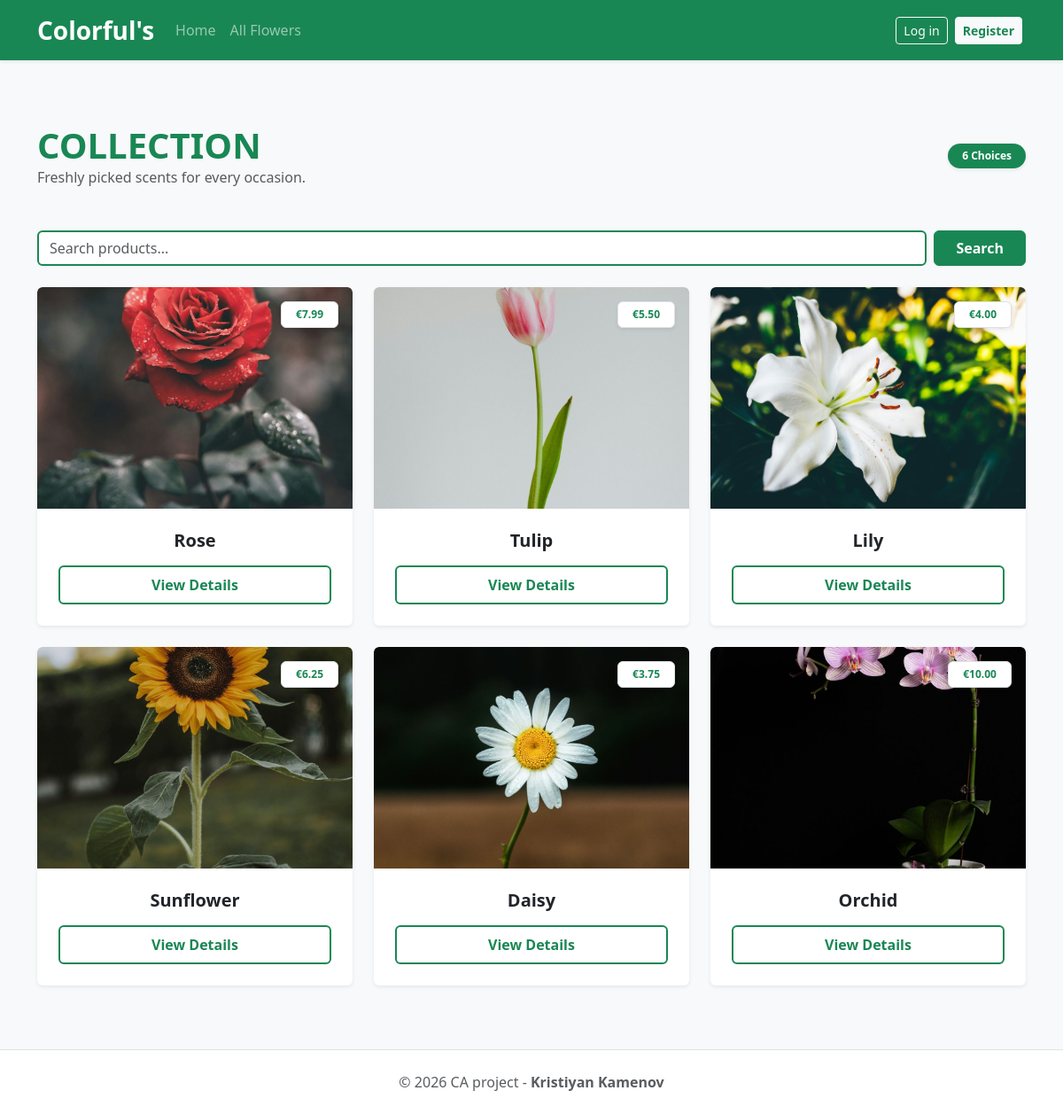
Page /products on the committed database.
### tables this page shows
CREATE TABLE products
(
    product_id INTEGER PRIMARY KEY AUTOINCREMENT, 
    name TEXT NOT NULL,
    price REAL NOT NULL, 
    image_filename TEXT,
    quantity INTEGER NOT NULL DEFAULT 0,
    description TEXT
);

### app.py (the view)
@app.route("/products")
def products():
    db = get_db()
    search = (request.args.get("q") or "").strip()
    message = None
    if search:
        like = f"%{search}%"
        products = db.execute(
            """
            SELECT * FROM products
            WHERE name LIKE ? OR description LIKE ?;
            """,
            (like, like),
        ).fetchall()
        if not products:
            message = "No products match your search. Try a different name or keyword."
    else:
        products = db.execute(
            """
            SELECT * FROM products;
            """
        ).fetchall()
    return render_template(
        "products.html",
        products=products,
        search_query=search,
        message=message,
    )

### app.py (called while the page is built, shortened)
@app.before_request
def load_logged_in_user():
    g.user = session.get("user_id", None)
    g.is_admin = False

### database.py (called while the page is built)
def get_db():
    if "db" not in g:
        g.db = sqlite3.connect(DATABASE,
            detect_types=sqlite3.PARSE_DECLTYPES
        )
        g.db.row_factory = sqlite3.Row
    return g.db

### templates/products.html (shortened to what this page needs)
{% extends "base.html" %}
{% block main_content %}
<div class="py-4">
    <div class="d-flex align-items-center justify-content-between mb-5 mb-0">
        <div>
            <h1 class="text-success fw-bold mb-0 text-uppercase tracking-wide">Collection</h1>
            <p class="text-muted mb-0">Freshly picked scents for every occasion.</p>
        </div>
        <div class="text-end">
            <span class="badge bg-success px-3 py-2 rounded-pill shadow-sm">{{ products|length }} Choices</span>
        </div>
    </div>
    <div class="mb-4">
        <form method="GET" action="{{ url_for('products') }}" class="d-flex gap-2">
            <input type="text"
                   name="q"
                   class="form-control border-success border-2"
                   placeholder="Search products..."
                   value="{{ search_query }}">
            <button type="submit" class="btn btn-success fw-bold px-4">
                Search
            </button>
        </form>
    </div>
    <div class="row row-cols-1 row-cols-md-2 row-cols-lg-3 g-4">
        {% for product in products %}
        <div class="col">
            <div class="card h-100 border-0 shadow-sm hover-shadow transition">
                <div class="position-relative overflow-hidden rounded-top">
                    <img src="{{ url_for('static', filename=product['image_filename']) }}"
                         class="card-img-top"
                         alt="{{ product['name'] }}"
                         style="height: 250px; object-fit: cover;">
                    <div class="position-absolute top-0 end-0 m-3">
                        <span class="badge bg-white text-success fw-bold shadow-sm px-3 py-2 border">
                            €{{ "%.2f"|format(product["price"]) }}
                        </span>
                    </div>
                </div>
                <div class="card-body text-center p-4">
                    <h5 class="card-title fw-bold text-dark mb-3">{{ product["name"] }}</h5>
                    <div class="d-grid">
                        <a href="{{ url_for('product', product_id=product['product_id']) }}"
                           class="btn btn-outline-success fw-bold py-2 border-2">
                            View Details
                        </a>
                    </div>
                </div>
            </div>
        </div>
        {% endfor %}
    </div>
</div>
{% endblock %}

### templates/base.html (shortened to what this page needs)
<!DOCTYPE html>
<html lang="en">
<head>
    <link href="https://cdn.jsdelivr.net/npm/bootstrap@5.3.2/dist/css/bootstrap.min.css" rel="stylesheet" xintegrity="sha384-T3c6CoIi6uLrA9TneNEoa7RxnatzjcDSCmG1MXxSR1GAsXEV/Dwwykc2MPK8M2HN">
</head>
<body class="d-flex flex-column min-vh-100 bg-light">
    <nav class="navbar navbar-expand navbar-dark bg-success shadow-sm">
        <div class="container">
            <a class="navbar-brand fw-bold fs-3" href="{{ url_for('index') }}">
                Colorful's
            </a>
            <div class="collapse navbar-collapse" id="navbarNav">
                <ul class="navbar-nav me-auto mb-2 mb-lg-0">
                    <li class="nav-item">
                        <a class="nav-link" href="{{ url_for('index') }}">Home</a>
                    </li>
                    <li class="nav-item">
                        <a class="nav-link" href="{{ url_for('products') }}">All Flowers</a>
                    </li>
                </ul>
                <ul class="navbar-nav ms-auto align-items-center">
                    {% if g.user %}
                        <li class="nav-item me-3">
                            <a class="navbar-text text-white fw-bold text-decoration-none" href="{{ url_for('user_menu') }}">
                                {{ g.user }}
                            </a>
                        </li>
                    {% else %}
                        <li class="nav-item px-1">
                            <a class="btn btn-sm btn-outline-light" href="{{ url_for('auth') }}">Log in</a>
                        </li>
                        <li class="nav-item px-1">
                            <a class="btn btn-sm btn-light text-success fw-bold" href="{{ url_for('auth') }}">Register</a>
                        </li>
                    {% endif %}
                </ul>
            </div>
        </div>
    </nav>
    <main class="container my-5 flex-grow-1">
        <div class="row">
            <div class="col-12">
                {% block main_content %}{% endblock %}
            </div>
        </div>
    </main>
    <footer class="bg-white border-top py-4 mt-auto">
        <div class="container text-center text-muted">
            <p class="mb-0">&copy; 2026 CA project - <span class="fw-semibold">Kristiyan Kamenov</span></p>
        </div>
    </footer>
</body>
</html>

### rows in the picture
products: image_filename (picture), price "7.99", name "Rose"
products: image_filename (picture), price "5.50", name "Tulip"
products: image_filename (picture), price "4.00", name "Lily"
products: image_filename (picture), price "6.25", name "Sunflower"
products: image_filename (picture), price "3.75", name "Daisy"
products: image_filename (picture), price "10.00", name "Orchid"

### other values in the picture
{{ products|length }} "6"
